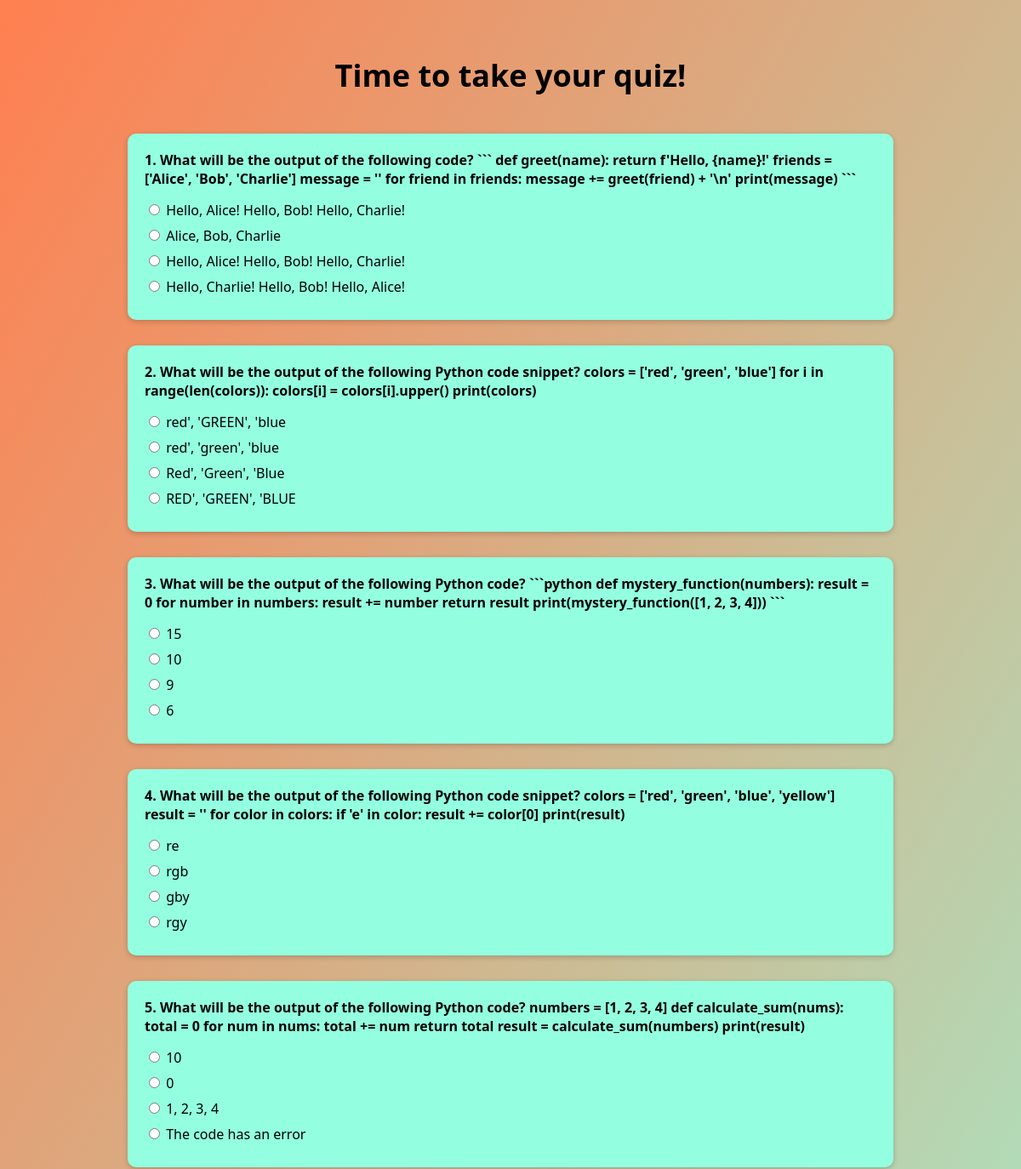
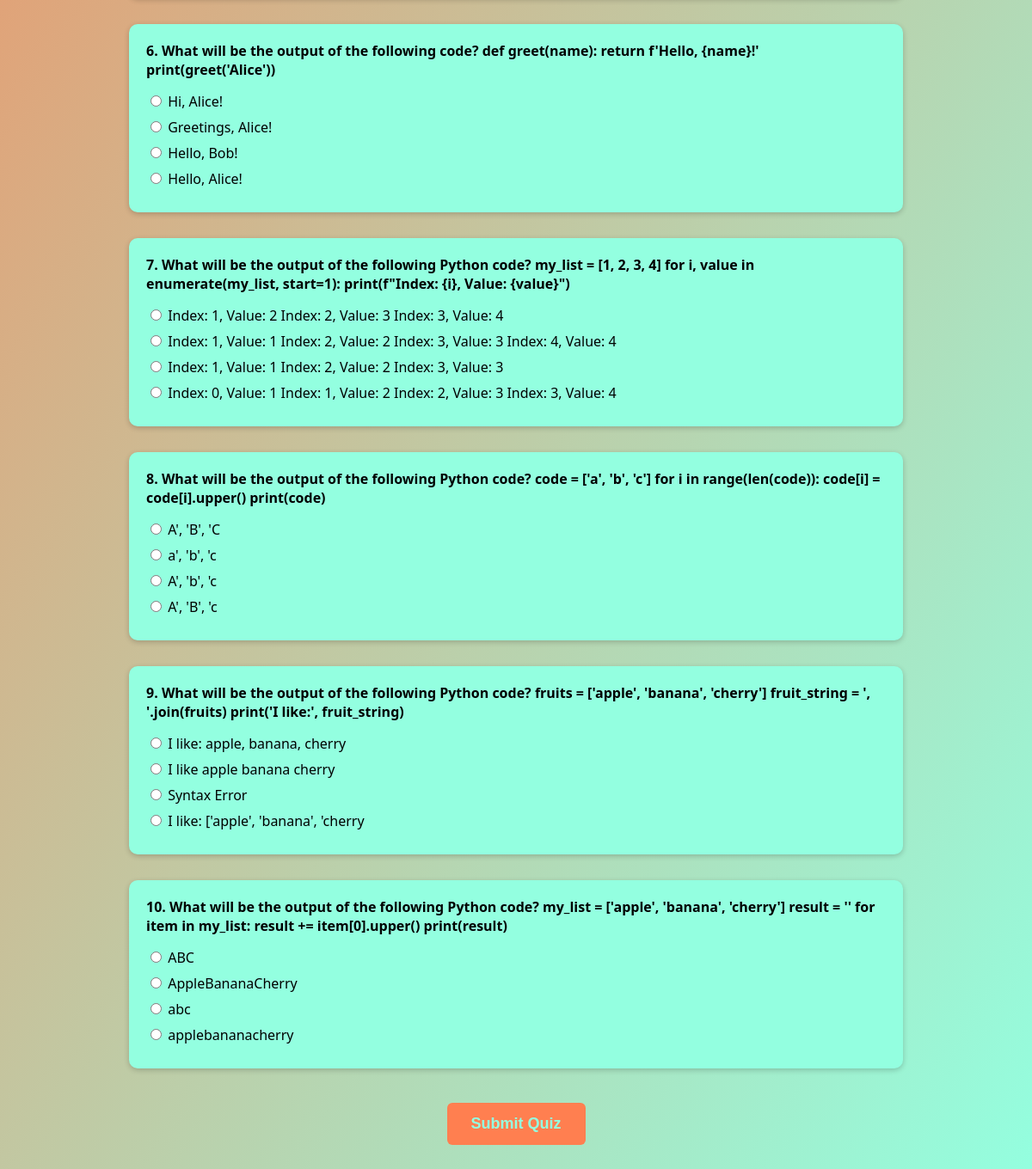
The page /quiz/ (signed in) on the database its author committed (2 pictures, top to bottom).
### quiz/views.py (the view)
# urls.py: path('quiz/', views.start_quiz, name='start_quiz'),
@login_required
def start_quiz(request):
    with connection.cursor() as cursor:
        cursor.execute("SELECT qnum, text, wrong_answers FROM quiz_question")
        all_questions = cursor.fetchall()
    print("Total questions found in DB:", len(all_questions))
    random.shuffle(all_questions)
    selected_questions = all_questions[:10]
    quiz_questions = []
    for row in selected_questions:
        qnum, text, wrong_answers_json = row
        try:
            wrongs = json.loads(wrong_answers_json)
            wrongs = [ans.strip().strip("[]\"'") for ans in wrongs][:3]
        except:
            wrongs = []
        with connection.cursor() as cursor:
            cursor.execute("SELECT text FROM quiz_rightanswer WHERE qnum_id = %s", [qnum])
            right_row = cursor.fetchone()
        correct = right_row[0].strip().strip("[]\"'") if right_row else ""
        options = wrongs + [correct]
        random.shuffle(options)
        quiz_questions.append({
            'qnum': qnum,
            'text': text,
            'option_list': options
        })
    request.session['quiz_qnums'] = [q['qnum'] for q in quiz_questions]
    return render(request, 'quiz/quiz.html', {'questions': quiz_questions})

### quiz/templates/quiz/quiz.html (shortened to what this page needs)
<!DOCTYPE html>
<html lang="en">
<head>
</head>
<body>
    <h1>Time to take your quiz!</h1>
    <form method="post" action="{% url 'quiz:submit_quiz' %}">
        {% for question in questions %}
            <div class="question-block">
                <div class="question-text">{{ forloop.counter }}. {{ question.text }}</div>
                {% for option in question.option_list %}
                    <label class="option">
                        <input type="radio" name="question_{{ question.qnum }}" value="{{ option }}"> {{ option }}
                    </label>
                {% endfor %}
            </div>
        {% endfor %}
        <button type="submit" class="submit-btn">Submit Quiz</button>
    </form>
</body>
</html>

### quiz/templates/quiz/quiz.html (style rules this page uses)
body { font-family: 'Segoe UI', sans-serif; background: linear-gradient(120deg, coral, #93FFe0); margin: 0; padding: 0 20px; }
h1 { text-align: center; padding: 40px 0 20px; font-size: 36px; color: black; }
form { max-width: 900px; margin: 0 auto; }
.question-block { background-color: #93FFe0; border-radius: 10px; padding: 20px; margin-bottom: 30px; box-shadow: 0 2px 6px rgba(0, 0, 0, 0.2); }
.question-text { font-weight: bold; margin-bottom: 15px; }
label.option { display: block; margin: 8px 0; cursor: pointer; }
.submit-btn { display: block; margin: 40px auto 60px; padding: 14px 28px; font-size: 18px; background-color: coral; color: #93FFe0; border: none; border-radius: 6px; font-weight: bold; cursor: pointer; }

### rows shown on the page
quiz_question: text "What will be the output of the following code? ``` def greet(name): return f'Hello, {name}!' friends = ['Alice', 'Bob', 'Charlie'] message = '' for friend in friends: message += greet(friend) + '\\n' print(message) ```", option_list "Hello, Alice! Hello, Bob! Hello, Charlie!" "Alice, Bob, Charlie" "Hello, Alice! Hello, Bob! Hello, Charlie!" "Hello, Charlie! Hello, Bob! Hello, Alice!"
quiz_question: text "What will be the output of the following Python code snippet? colors = ['red', 'green', 'blue'] for i in range(len(colors)): colors[i] = colors[i].upper() print(colors)", option_list "red', 'GREEN', 'blue" "red', 'green', 'blue" "Red', 'Green', 'Blue" "RED', 'GREEN', 'BLUE"
quiz_question: text "What will be the output of the following Python code? ```python def mystery_function(numbers): result = 0 for number in numbers: result += number return result print(mystery_function([1, 2, 3, 4])) ```", option_list "15" "10" "9" "6"
quiz_question: text "What will be the output of the following Python code snippet? colors = ['red', 'green', 'blue', 'yellow'] result = '' for color in colors: if 'e' in color: result += color[0] print(result)", option_list "re" "rgb" "gby" "rgy"
quiz_question: text "What will be the output of the following Python code? numbers = [1, 2, 3, 4] def calculate_sum(nums): total = 0 for num in nums: total += num return total result = calculate_sum(numbers) print(result)", option_list "10" "0" "1, 2, 3, 4" "The code has an error"
quiz_question: text "What will be the output of the following code? def greet(name): return f'Hello, {name}!' print(greet('Alice'))", option_list "Hi, Alice!" "Greetings, Alice!" "Hello, Bob!" "Hello, Alice!"
quiz_question: text "What will be the output of the following Python code? my_list = [1, 2, 3, 4] for i, value in enumerate(my_list, start=1): print(f\"Index: {i}, Value: {value}\")", option_list "Index: 1, Value: 2 Index: 2, Value: 3 Index: 3, Value: 4" "Index: 1, Value: 1 Index: 2, Value: 2 Index: 3, Value: 3 Index: 4, Value: 4" "Index: 1, Value: 1 Index: 2, Value: 2 Index: 3, Value: 3" "Index: 0, Value: 1 Index: 1, Value: 2 Index: 2, Value: 3 Index: 3, Value: 4"
quiz_question: text "What will be the output of the following Python code? code = ['a', 'b', 'c'] for i in range(len(code)): code[i] = code[i].upper() print(code)", option_list "A', 'B', 'C" "a', 'b', 'c" "A', 'b', 'c" "A', 'B', 'c"
quiz_question: text "What will be the output of the following Python code? fruits = ['apple', 'banana', 'cherry'] fruit_string = ', '.join(fruits) print('I like:', fruit_string)", option_list "I like: apple, banana, cherry" "I like apple banana cherry" "Syntax Error" "I like: ['apple', 'banana', 'cherry"
quiz_question: text "What will be the output of the following Python code? my_list = ['apple', 'banana', 'cherry'] result = '' for item in my_list: result += item[0].upper() print(result)", option_list "ABC" "AppleBananaCherry" "abc" "applebananacherry"
